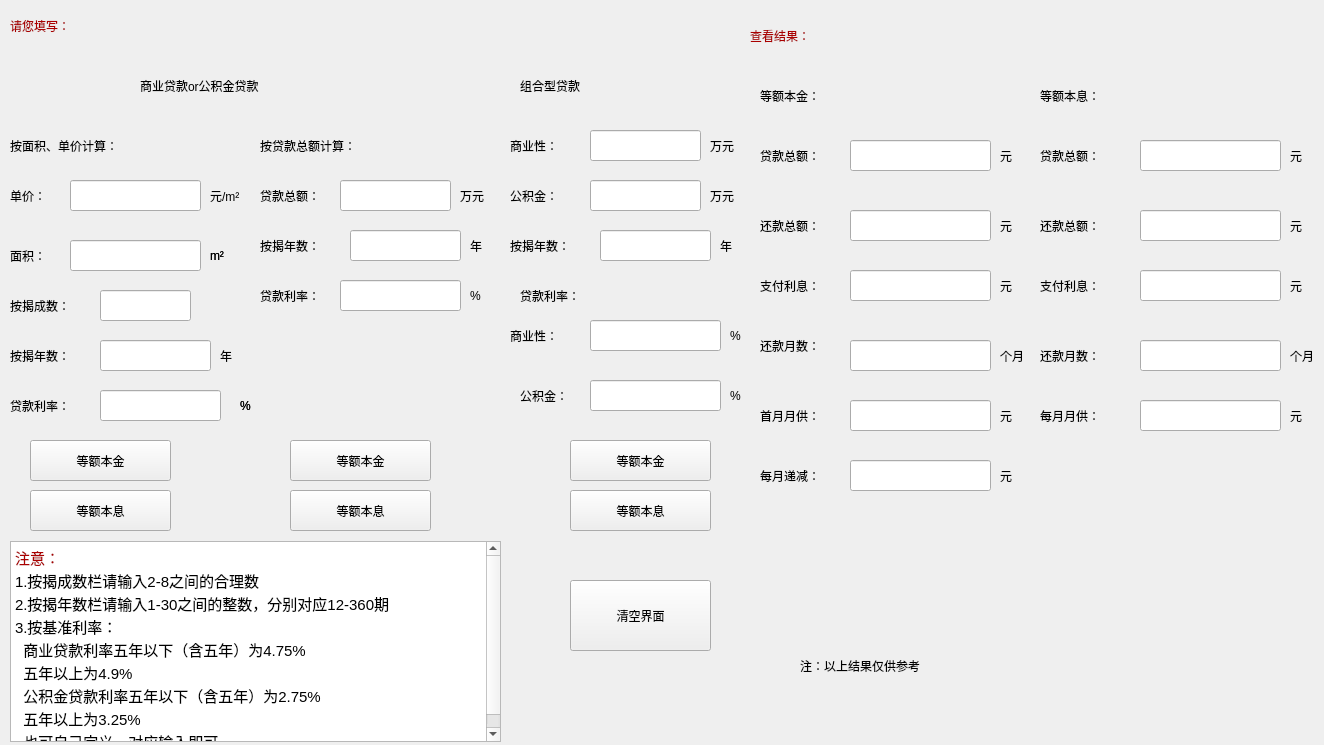
<?xml version="1.0" encoding="UTF-8"?>
<ui version="4.0">
 <class>Widget</class>
 <widget class="QWidget" name="Widget">
  <property name="geometry">
   <rect>
    <x>0</x>
    <y>0</y>
    <width>1324</width>
    <height>745</height>
   </rect>
  </property>
  <property name="windowTitle">
   <string>Widget</string>
  </property>
  <widget class="QLabel" name="label_31">
   <property name="geometry">
    <rect>
     <x>1040</x>
     <y>260</y>
     <width>121</width>
     <height>51</height>
    </rect>
   </property>
   <property name="styleSheet">
    <string notr="true">font: 12pt &quot;Agency FB&quot;;</string>
   </property>
   <property name="text">
    <string>支付利息：</string>
   </property>
  </widget>
  <widget class="QLineEdit" name="lineEdit_gongjijin">
   <property name="geometry">
    <rect>
     <x>590</x>
     <y>180</y>
     <width>111</width>
     <height>31</height>
    </rect>
   </property>
  </widget>
  <widget class="QLabel" name="label_37">
   <property name="geometry">
    <rect>
     <x>1040</x>
     <y>130</y>
     <width>121</width>
     <height>51</height>
    </rect>
   </property>
   <property name="styleSheet">
    <string notr="true">font: 12pt &quot;Agency FB&quot;;</string>
   </property>
   <property name="text">
    <string>贷款总额：</string>
   </property>
  </widget>
  <widget class="QLabel" name="label_28">
   <property name="geometry">
    <rect>
     <x>760</x>
     <y>70</y>
     <width>121</width>
     <height>51</height>
    </rect>
   </property>
   <property name="styleSheet">
    <string notr="true">font: 12pt &quot;Agency FB&quot;;
font: 14pt &quot;Agency FB&quot;;</string>
   </property>
   <property name="text">
    <string>等额本金：</string>
   </property>
  </widget>
  <widget class="QLabel" name="label_15">
   <property name="geometry">
    <rect>
     <x>460</x>
     <y>180</y>
     <width>72</width>
     <height>31</height>
    </rect>
   </property>
   <property name="styleSheet">
    <string notr="true">font: 12pt &quot;Agency FB&quot;;
font: 11pt &quot;Agency FB&quot;;</string>
   </property>
   <property name="text">
    <string>万元</string>
   </property>
  </widget>
  <widget class="QLabel" name="label_30">
   <property name="geometry">
    <rect>
     <x>1000</x>
     <y>210</y>
     <width>81</width>
     <height>31</height>
    </rect>
   </property>
   <property name="text">
    <string>元</string>
   </property>
  </widget>
  <widget class="QLabel" name="label_49">
   <property name="geometry">
    <rect>
     <x>1290</x>
     <y>210</y>
     <width>81</width>
     <height>31</height>
    </rect>
   </property>
   <property name="text">
    <string>元</string>
   </property>
  </widget>
  <widget class="QLabel" name="label_8">
   <property name="geometry">
    <rect>
     <x>10</x>
     <y>290</y>
     <width>91</width>
     <height>31</height>
    </rect>
   </property>
   <property name="styleSheet">
    <string notr="true">font: 11pt &quot;Agency FB&quot;;</string>
   </property>
   <property name="text">
    <string>按揭成数：</string>
   </property>
  </widget>
  <widget class="QLineEdit" name="lineEdit_huan2">
   <property name="geometry">
    <rect>
     <x>1140</x>
     <y>210</y>
     <width>141</width>
     <height>31</height>
    </rect>
   </property>
  </widget>
  <widget class="QLineEdit" name="lineEdit_dai">
   <property name="geometry">
    <rect>
     <x>850</x>
     <y>140</y>
     <width>141</width>
     <height>31</height>
    </rect>
   </property>
  </widget>
  <widget class="QLineEdit" name="lineEdit_yuehuan">
   <property name="geometry">
    <rect>
     <x>1140</x>
     <y>400</y>
     <width>141</width>
     <height>31</height>
    </rect>
   </property>
  </widget>
  <widget class="QLabel" name="label_11">
   <property name="geometry">
    <rect>
     <x>240</x>
     <y>390</y>
     <width>72</width>
     <height>31</height>
    </rect>
   </property>
   <property name="styleSheet">
    <string notr="true">font: 12pt &quot;Agency FB&quot;;
font: 11pt &quot;Agency FB&quot;;</string>
   </property>
   <property name="text">
    <string>%</string>
   </property>
  </widget>
  <widget class="QLineEdit" name="lineEdit_zonge">
   <property name="geometry">
    <rect>
     <x>340</x>
     <y>180</y>
     <width>111</width>
     <height>31</height>
    </rect>
   </property>
  </widget>
  <widget class="QLineEdit" name="lineEdit_yue">
   <property name="geometry">
    <rect>
     <x>850</x>
     <y>340</y>
     <width>141</width>
     <height>31</height>
    </rect>
   </property>
  </widget>
  <widget class="QLabel" name="label_16">
   <property name="geometry">
    <rect>
     <x>260</x>
     <y>230</y>
     <width>101</width>
     <height>31</height>
    </rect>
   </property>
   <property name="styleSheet">
    <string notr="true">font: 11pt &quot;Agency FB&quot;;</string>
   </property>
   <property name="text">
    <string>按揭年数：</string>
   </property>
  </widget>
  <widget class="QLabel" name="label_40">
   <property name="geometry">
    <rect>
     <x>760</x>
     <y>200</y>
     <width>121</width>
     <height>51</height>
    </rect>
   </property>
   <property name="styleSheet">
    <string notr="true">font: 12pt &quot;Agency FB&quot;;</string>
   </property>
   <property name="text">
    <string>还款总额：</string>
   </property>
  </widget>
  <widget class="QLineEdit" name="lineEdit_shangye_lilv">
   <property name="geometry">
    <rect>
     <x>590</x>
     <y>320</y>
     <width>131</width>
     <height>31</height>
    </rect>
   </property>
  </widget>
  <widget class="QLabel" name="label_46">
   <property name="geometry">
    <rect>
     <x>1000</x>
     <y>270</y>
     <width>81</width>
     <height>31</height>
    </rect>
   </property>
   <property name="text">
    <string>元</string>
   </property>
  </widget>
  <widget class="QLabel" name="label_24">
   <property name="geometry">
    <rect>
     <x>510</x>
     <y>230</y>
     <width>101</width>
     <height>31</height>
    </rect>
   </property>
   <property name="styleSheet">
    <string notr="true">font: 11pt &quot;Agency FB&quot;;</string>
   </property>
   <property name="text">
    <string>按揭年数：</string>
   </property>
  </widget>
  <widget class="QLabel" name="label_19">
   <property name="geometry">
    <rect>
     <x>510</x>
     <y>120</y>
     <width>101</width>
     <height>51</height>
    </rect>
   </property>
   <property name="styleSheet">
    <string notr="true">font: 11pt &quot;Agency FB&quot;;</string>
   </property>
   <property name="text">
    <string>商业性：</string>
   </property>
  </widget>
  <widget class="QLineEdit" name="lineEdit_huan">
   <property name="geometry">
    <rect>
     <x>850</x>
     <y>210</y>
     <width>141</width>
     <height>31</height>
    </rect>
   </property>
  </widget>
  <widget class="QLineEdit" name="lineEdit_lilv2">
   <property name="geometry">
    <rect>
     <x>340</x>
     <y>280</y>
     <width>121</width>
     <height>31</height>
    </rect>
   </property>
  </widget>
  <widget class="QLabel" name="label_51">
   <property name="geometry">
    <rect>
     <x>1290</x>
     <y>400</y>
     <width>81</width>
     <height>31</height>
    </rect>
   </property>
   <property name="text">
    <string>元</string>
   </property>
  </widget>
  <widget class="QLabel" name="label_9">
   <property name="geometry">
    <rect>
     <x>10</x>
     <y>340</y>
     <width>101</width>
     <height>31</height>
    </rect>
   </property>
   <property name="styleSheet">
    <string notr="true">font: 11pt &quot;Agency FB&quot;;</string>
   </property>
   <property name="text">
    <string>按揭年数：</string>
   </property>
  </widget>
  <widget class="QLineEdit" name="lineEdit_lilv1">
   <property name="geometry">
    <rect>
     <x>100</x>
     <y>390</y>
     <width>121</width>
     <height>31</height>
    </rect>
   </property>
  </widget>
  <widget class="QLabel" name="label_22">
   <property name="geometry">
    <rect>
     <x>210</x>
     <y>240</y>
     <width>72</width>
     <height>31</height>
    </rect>
   </property>
   <property name="styleSheet">
    <string notr="true">font: 12pt &quot;Agency FB&quot;;
font: 11pt &quot;Agency FB&quot;;</string>
   </property>
   <property name="text">
    <string>m²</string>
   </property>
  </widget>
  <widget class="QLineEdit" name="lineEdit_gongjijin_lilv">
   <property name="geometry">
    <rect>
     <x>590</x>
     <y>380</y>
     <width>131</width>
     <height>31</height>
    </rect>
   </property>
  </widget>
  <widget class="QLabel" name="label_13">
   <property name="geometry">
    <rect>
     <x>260</x>
     <y>130</y>
     <width>181</width>
     <height>31</height>
    </rect>
   </property>
   <property name="styleSheet">
    <string notr="true">font: 10pt &quot;Agency FB&quot;;
font: 12pt &quot;Agency FB&quot;;</string>
   </property>
   <property name="text">
    <string>按贷款总额计算：</string>
   </property>
  </widget>
  <widget class="QLabel" name="label_26">
   <property name="geometry">
    <rect>
     <x>510</x>
     <y>310</y>
     <width>101</width>
     <height>51</height>
    </rect>
   </property>
   <property name="styleSheet">
    <string notr="true">font: 11pt &quot;Agency FB&quot;;</string>
   </property>
   <property name="text">
    <string>商业性：</string>
   </property>
  </widget>
  <widget class="QLineEdit" name="lineEdit_area">
   <property name="geometry">
    <rect>
     <x>70</x>
     <y>240</y>
     <width>131</width>
     <height>31</height>
    </rect>
   </property>
  </widget>
  <widget class="QLabel" name="label_12">
   <property name="geometry">
    <rect>
     <x>520</x>
     <y>60</y>
     <width>231</width>
     <height>51</height>
    </rect>
   </property>
   <property name="styleSheet">
    <string notr="true">font: 11pt &quot;Agency FB&quot;;
font: 12pt &quot;Agency FB&quot;;
font: 12pt &quot;Agency FB&quot;;
font: 12pt &quot;Agency FB&quot;;
font: 14pt &quot;Agency FB&quot;;</string>
   </property>
   <property name="text">
    <string>组合型贷款</string>
   </property>
  </widget>
  <widget class="QLabel" name="label_35">
   <property name="geometry">
    <rect>
     <x>750</x>
     <y>20</y>
     <width>131</width>
     <height>31</height>
    </rect>
   </property>
   <property name="styleSheet">
    <string notr="true">font: 14pt &quot;Agency FB&quot;;
font: 16pt &quot;Agency FB&quot;;
color: rgb(170, 0, 0);
</string>
   </property>
   <property name="text">
    <string>查看结果：</string>
   </property>
  </widget>
  <widget class="QLabel" name="label_14">
   <property name="geometry">
    <rect>
     <x>260</x>
     <y>170</y>
     <width>101</width>
     <height>51</height>
    </rect>
   </property>
   <property name="styleSheet">
    <string notr="true">font: 11pt &quot;Agency FB&quot;;</string>
   </property>
   <property name="text">
    <string>贷款总额：</string>
   </property>
  </widget>
  <widget class="QLabel" name="label_21">
   <property name="geometry">
    <rect>
     <x>510</x>
     <y>170</y>
     <width>101</width>
     <height>51</height>
    </rect>
   </property>
   <property name="styleSheet">
    <string notr="true">font: 11pt &quot;Agency FB&quot;;</string>
   </property>
   <property name="text">
    <string>公积金：</string>
   </property>
  </widget>
  <widget class="QLineEdit" name="lineEdit_yue2">
   <property name="geometry">
    <rect>
     <x>1140</x>
     <y>340</y>
     <width>141</width>
     <height>31</height>
    </rect>
   </property>
  </widget>
  <widget class="QLabel" name="label_4">
   <property name="geometry">
    <rect>
     <x>10</x>
     <y>180</y>
     <width>61</width>
     <height>31</height>
    </rect>
   </property>
   <property name="styleSheet">
    <string notr="true">font: 11pt &quot;Agency FB&quot;;</string>
   </property>
   <property name="text">
    <string>单价：</string>
   </property>
  </widget>
  <widget class="QLabel" name="label_10">
   <property name="geometry">
    <rect>
     <x>10</x>
     <y>390</y>
     <width>101</width>
     <height>31</height>
    </rect>
   </property>
   <property name="styleSheet">
    <string notr="true">font: 11pt &quot;Agency FB&quot;;</string>
   </property>
   <property name="text">
    <string>贷款利率：</string>
   </property>
  </widget>
  <widget class="QLabel" name="label_50">
   <property name="geometry">
    <rect>
     <x>1290</x>
     <y>270</y>
     <width>81</width>
     <height>31</height>
    </rect>
   </property>
   <property name="text">
    <string>元</string>
   </property>
  </widget>
  <widget class="QLabel" name="label">
   <property name="geometry">
    <rect>
     <x>10</x>
     <y>10</y>
     <width>171</width>
     <height>31</height>
    </rect>
   </property>
   <property name="styleSheet">
    <string notr="true">font: 12pt &quot;Agency FB&quot;;
font: 16pt &quot;Agency FB&quot;;
font: 16pt &quot;Agency FB&quot;;
font: 14pt &quot;Agency FB&quot;;
color: rgb(170, 0, 0);</string>
   </property>
   <property name="text">
    <string>请您填写：</string>
   </property>
  </widget>
  <widget class="QLabel" name="label_43">
   <property name="geometry">
    <rect>
     <x>1040</x>
     <y>200</y>
     <width>121</width>
     <height>51</height>
    </rect>
   </property>
   <property name="styleSheet">
    <string notr="true">font: 12pt &quot;Agency FB&quot;;</string>
   </property>
   <property name="text">
    <string>还款总额：</string>
   </property>
  </widget>
  <widget class="QLineEdit" name="lineEdit_dai2">
   <property name="geometry">
    <rect>
     <x>1140</x>
     <y>140</y>
     <width>141</width>
     <height>31</height>
    </rect>
   </property>
  </widget>
  <widget class="QLineEdit" name="lineEdit_shangye">
   <property name="geometry">
    <rect>
     <x>590</x>
     <y>130</y>
     <width>111</width>
     <height>31</height>
    </rect>
   </property>
  </widget>
  <widget class="QLineEdit" name="lineEdit_li">
   <property name="geometry">
    <rect>
     <x>850</x>
     <y>270</y>
     <width>141</width>
     <height>31</height>
    </rect>
   </property>
  </widget>
  <widget class="QLineEdit" name="lineEdit_li2">
   <property name="geometry">
    <rect>
     <x>1140</x>
     <y>270</y>
     <width>141</width>
     <height>31</height>
    </rect>
   </property>
  </widget>
  <widget class="QLabel" name="label_5">
   <property name="geometry">
    <rect>
     <x>10</x>
     <y>240</y>
     <width>71</width>
     <height>31</height>
    </rect>
   </property>
   <property name="styleSheet">
    <string notr="true">font: 11pt &quot;Agency FB&quot;;</string>
   </property>
   <property name="text">
    <string>面积：</string>
   </property>
  </widget>
  <widget class="QLabel" name="label_34">
   <property name="geometry">
    <rect>
     <x>1040</x>
     <y>390</y>
     <width>121</width>
     <height>51</height>
    </rect>
   </property>
   <property name="styleSheet">
    <string notr="true">font: 12pt &quot;Agency FB&quot;;</string>
   </property>
   <property name="text">
    <string>每月月供：</string>
   </property>
  </widget>
  <widget class="QLabel" name="label_6">
   <property name="geometry">
    <rect>
     <x>210</x>
     <y>180</y>
     <width>72</width>
     <height>31</height>
    </rect>
   </property>
   <property name="styleSheet">
    <string notr="true">font: 12pt &quot;Agency FB&quot;;
font: 11pt &quot;Agency FB&quot;;</string>
   </property>
   <property name="text">
    <string>元/m²</string>
   </property>
  </widget>
  <widget class="QLabel" name="label_25">
   <property name="geometry">
    <rect>
     <x>520</x>
     <y>280</y>
     <width>101</width>
     <height>31</height>
    </rect>
   </property>
   <property name="styleSheet">
    <string notr="true">font: 11pt &quot;Agency FB&quot;;</string>
   </property>
   <property name="text">
    <string>贷款利率：</string>
   </property>
  </widget>
  <widget class="QLabel" name="label_38">
   <property name="geometry">
    <rect>
     <x>760</x>
     <y>320</y>
     <width>121</width>
     <height>51</height>
    </rect>
   </property>
   <property name="styleSheet">
    <string notr="true">font: 12pt &quot;Agency FB&quot;;</string>
   </property>
   <property name="text">
    <string>还款月数：</string>
   </property>
  </widget>
  <widget class="QLabel" name="label_47">
   <property name="geometry">
    <rect>
     <x>1040</x>
     <y>330</y>
     <width>121</width>
     <height>51</height>
    </rect>
   </property>
   <property name="styleSheet">
    <string notr="true">font: 12pt &quot;Agency FB&quot;;</string>
   </property>
   <property name="text">
    <string>还款月数：</string>
   </property>
  </widget>
  <widget class="QLabel" name="label_18">
   <property name="geometry">
    <rect>
     <x>470</x>
     <y>280</y>
     <width>72</width>
     <height>31</height>
    </rect>
   </property>
   <property name="styleSheet">
    <string notr="true">font: 12pt &quot;Agency FB&quot;;
font: 11pt &quot;Agency FB&quot;;</string>
   </property>
   <property name="text">
    <string>%</string>
   </property>
  </widget>
  <widget class="QLabel" name="label_3">
   <property name="geometry">
    <rect>
     <x>10</x>
     <y>130</y>
     <width>181</width>
     <height>31</height>
    </rect>
   </property>
   <property name="styleSheet">
    <string notr="true">font: 10pt &quot;Agency FB&quot;;
font: 12pt &quot;Agency FB&quot;;</string>
   </property>
   <property name="text">
    <string>按面积、单价计算：</string>
   </property>
  </widget>
  <widget class="QLabel" name="label_20">
   <property name="geometry">
    <rect>
     <x>520</x>
     <y>370</y>
     <width>101</width>
     <height>51</height>
    </rect>
   </property>
   <property name="styleSheet">
    <string notr="true">font: 11pt &quot;Agency FB&quot;;</string>
   </property>
   <property name="text">
    <string>公积金：</string>
   </property>
  </widget>
  <widget class="QLabel" name="label_2">
   <property name="geometry">
    <rect>
     <x>140</x>
     <y>60</y>
     <width>231</width>
     <height>51</height>
    </rect>
   </property>
   <property name="styleSheet">
    <string notr="true">font: 11pt &quot;Agency FB&quot;;
font: 12pt &quot;Agency FB&quot;;
font: 12pt &quot;Agency FB&quot;;
font: 12pt &quot;Agency FB&quot;;
font: 14pt &quot;Agency FB&quot;;</string>
   </property>
   <property name="text">
    <string>商业贷款or公积金贷款</string>
   </property>
  </widget>
  <widget class="QLabel" name="label_32">
   <property name="geometry">
    <rect>
     <x>1000</x>
     <y>140</y>
     <width>81</width>
     <height>31</height>
    </rect>
   </property>
   <property name="text">
    <string>元</string>
   </property>
  </widget>
  <widget class="QLabel" name="label_7">
   <property name="geometry">
    <rect>
     <x>210</x>
     <y>240</y>
     <width>72</width>
     <height>31</height>
    </rect>
   </property>
   <property name="styleSheet">
    <string notr="true">font: 12pt &quot;Agency FB&quot;;
font: 11pt &quot;Agency FB&quot;;</string>
   </property>
   <property name="text">
    <string>m²</string>
   </property>
  </widget>
  <widget class="QLabel" name="label_33">
   <property name="geometry">
    <rect>
     <x>1040</x>
     <y>70</y>
     <width>121</width>
     <height>51</height>
    </rect>
   </property>
   <property name="styleSheet">
    <string notr="true">font: 12pt &quot;Agency FB&quot;;
font: 14pt &quot;Agency FB&quot;;</string>
   </property>
   <property name="text">
    <string>等额本息：</string>
   </property>
  </widget>
  <widget class="QLabel" name="label_39">
   <property name="geometry">
    <rect>
     <x>760</x>
     <y>260</y>
     <width>121</width>
     <height>51</height>
    </rect>
   </property>
   <property name="styleSheet">
    <string notr="true">font: 12pt &quot;Agency FB&quot;;</string>
   </property>
   <property name="text">
    <string>支付利息：</string>
   </property>
  </widget>
  <widget class="QLineEdit" name="lineEdit_danjia">
   <property name="geometry">
    <rect>
     <x>70</x>
     <y>180</y>
     <width>131</width>
     <height>31</height>
    </rect>
   </property>
  </widget>
  <widget class="QLabel" name="label_48">
   <property name="geometry">
    <rect>
     <x>1290</x>
     <y>140</y>
     <width>81</width>
     <height>31</height>
    </rect>
   </property>
   <property name="text">
    <string>元</string>
   </property>
  </widget>
  <widget class="QLabel" name="label_17">
   <property name="geometry">
    <rect>
     <x>260</x>
     <y>280</y>
     <width>101</width>
     <height>31</height>
    </rect>
   </property>
   <property name="styleSheet">
    <string notr="true">font: 11pt &quot;Agency FB&quot;;</string>
   </property>
   <property name="text">
    <string>贷款利率：</string>
   </property>
  </widget>
  <widget class="QLabel" name="label_29">
   <property name="geometry">
    <rect>
     <x>760</x>
     <y>130</y>
     <width>121</width>
     <height>51</height>
    </rect>
   </property>
   <property name="styleSheet">
    <string notr="true">font: 12pt &quot;Agency FB&quot;;</string>
   </property>
   <property name="text">
    <string>贷款总额：</string>
   </property>
  </widget>
  <widget class="QPushButton" name="Button_qingkong">
   <property name="geometry">
    <rect>
     <x>570</x>
     <y>580</y>
     <width>141</width>
     <height>71</height>
    </rect>
   </property>
   <property name="styleSheet">
    <string notr="true"/>
   </property>
   <property name="text">
    <string>清空界面</string>
   </property>
  </widget>
  <widget class="QPushButton" name="Button_DJ_1">
   <property name="geometry">
    <rect>
     <x>30</x>
     <y>440</y>
     <width>141</width>
     <height>41</height>
    </rect>
   </property>
   <property name="text">
    <string>等额本金</string>
   </property>
  </widget>
  <widget class="QPushButton" name="Button_DX_1">
   <property name="geometry">
    <rect>
     <x>30</x>
     <y>490</y>
     <width>141</width>
     <height>41</height>
    </rect>
   </property>
   <property name="text">
    <string>等额本息</string>
   </property>
  </widget>
  <widget class="QPushButton" name="Button_DJ_2">
   <property name="geometry">
    <rect>
     <x>290</x>
     <y>440</y>
     <width>141</width>
     <height>41</height>
    </rect>
   </property>
   <property name="text">
    <string>等额本金</string>
   </property>
  </widget>
  <widget class="QPushButton" name="Button_DX_2">
   <property name="geometry">
    <rect>
     <x>290</x>
     <y>490</y>
     <width>141</width>
     <height>41</height>
    </rect>
   </property>
   <property name="text">
    <string>等额本息</string>
   </property>
  </widget>
  <widget class="QPushButton" name="Button_DJ_3">
   <property name="geometry">
    <rect>
     <x>570</x>
     <y>440</y>
     <width>141</width>
     <height>41</height>
    </rect>
   </property>
   <property name="text">
    <string>等额本金</string>
   </property>
  </widget>
  <widget class="QPushButton" name="Button_DX_3">
   <property name="geometry">
    <rect>
     <x>570</x>
     <y>490</y>
     <width>141</width>
     <height>41</height>
    </rect>
   </property>
   <property name="text">
    <string>等额本息</string>
   </property>
  </widget>
  <widget class="QLineEdit" name="lineEdit_chengshu">
   <property name="geometry">
    <rect>
     <x>100</x>
     <y>290</y>
     <width>91</width>
     <height>31</height>
    </rect>
   </property>
  </widget>
  <widget class="QLineEdit" name="lineEdit_year2">
   <property name="geometry">
    <rect>
     <x>350</x>
     <y>230</y>
     <width>111</width>
     <height>31</height>
    </rect>
   </property>
  </widget>
  <widget class="QLabel" name="label_23">
   <property name="geometry">
    <rect>
     <x>470</x>
     <y>230</y>
     <width>72</width>
     <height>31</height>
    </rect>
   </property>
   <property name="styleSheet">
    <string notr="true">font: 12pt &quot;Agency FB&quot;;
font: 11pt &quot;Agency FB&quot;;</string>
   </property>
   <property name="text">
    <string>年</string>
   </property>
  </widget>
  <widget class="QLabel" name="label_27">
   <property name="geometry">
    <rect>
     <x>220</x>
     <y>340</y>
     <width>72</width>
     <height>31</height>
    </rect>
   </property>
   <property name="styleSheet">
    <string notr="true">font: 12pt &quot;Agency FB&quot;;
font: 11pt &quot;Agency FB&quot;;</string>
   </property>
   <property name="text">
    <string>年</string>
   </property>
  </widget>
  <widget class="QLineEdit" name="lineEdit_year1">
   <property name="geometry">
    <rect>
     <x>100</x>
     <y>340</y>
     <width>111</width>
     <height>31</height>
    </rect>
   </property>
  </widget>
  <widget class="QLineEdit" name="lineEdit_year3">
   <property name="geometry">
    <rect>
     <x>600</x>
     <y>230</y>
     <width>111</width>
     <height>31</height>
    </rect>
   </property>
  </widget>
  <widget class="QLabel" name="label_36">
   <property name="geometry">
    <rect>
     <x>720</x>
     <y>230</y>
     <width>72</width>
     <height>31</height>
    </rect>
   </property>
   <property name="styleSheet">
    <string notr="true">font: 12pt &quot;Agency FB&quot;;
font: 11pt &quot;Agency FB&quot;;</string>
   </property>
   <property name="text">
    <string>年</string>
   </property>
  </widget>
  <widget class="QTextBrowser" name="textBrowser">
   <property name="geometry">
    <rect>
     <x>10</x>
     <y>541</y>
     <width>491</width>
     <height>201</height>
    </rect>
   </property>
   <property name="html">
    <string>&lt;!DOCTYPE HTML PUBLIC &quot;-//W3C//DTD HTML 4.0//EN&quot; &quot;http://www.w3.org/TR/REC-html40/strict.dtd&quot;&gt;
&lt;html&gt;&lt;head&gt;&lt;meta name=&quot;qrichtext&quot; content=&quot;1&quot; /&gt;&lt;style type=&quot;text/css&quot;&gt;
p, li { white-space: pre-wrap; }
&lt;/style&gt;&lt;/head&gt;&lt;body style=&quot; font-family:'SimSun'; font-size:9pt; font-weight:400; font-style:normal;&quot;&gt;
&lt;p style=&quot; margin-top:0px; margin-bottom:0px; margin-left:0px; margin-right:0px; -qt-block-indent:0; text-indent:0px;&quot;&gt;&lt;span style=&quot; font-size:11pt; color:#aa0000;&quot;&gt;注意：&lt;/span&gt;&lt;/p&gt;
&lt;p style=&quot; margin-top:0px; margin-bottom:0px; margin-left:0px; margin-right:0px; -qt-block-indent:0; text-indent:0px;&quot;&gt;&lt;span style=&quot; font-size:11pt; color:#000000;&quot;&gt;1.按揭成数栏请输入2-8之间的合理数&lt;/span&gt;&lt;/p&gt;
&lt;p style=&quot; margin-top:0px; margin-bottom:0px; margin-left:0px; margin-right:0px; -qt-block-indent:0; text-indent:0px;&quot;&gt;&lt;span style=&quot; font-size:11pt; color:#000000;&quot;&gt;2.按揭年数栏请输入1-30之间的整数，分别对应12-360期 &lt;/span&gt;&lt;/p&gt;
&lt;p style=&quot; margin-top:0px; margin-bottom:0px; margin-left:0px; margin-right:0px; -qt-block-indent:0; text-indent:0px;&quot;&gt;&lt;span style=&quot; font-size:11pt; color:#000000;&quot;&gt;3.按基准利率：&lt;/span&gt;&lt;/p&gt;
&lt;p style=&quot; margin-top:0px; margin-bottom:0px; margin-left:0px; margin-right:0px; -qt-block-indent:0; text-indent:0px;&quot;&gt;&lt;span style=&quot; font-size:11pt; color:#000000;&quot;&gt;  商业贷款利率五年以下（含五年）为4.75%&lt;/span&gt;&lt;/p&gt;
&lt;p style=&quot; margin-top:0px; margin-bottom:0px; margin-left:0px; margin-right:0px; -qt-block-indent:0; text-indent:0px;&quot;&gt;&lt;span style=&quot; font-size:11pt; color:#000000;&quot;&gt;  五年以上为4.9%&lt;/span&gt;&lt;/p&gt;
&lt;p style=&quot; margin-top:0px; margin-bottom:0px; margin-left:0px; margin-right:0px; -qt-block-indent:0; text-indent:0px;&quot;&gt;&lt;span style=&quot; font-size:11pt; color:#000000;&quot;&gt;  公积金贷款利率五年以下（含五年）为2.75%&lt;/span&gt;&lt;/p&gt;
&lt;p style=&quot; margin-top:0px; margin-bottom:0px; margin-left:0px; margin-right:0px; -qt-block-indent:0; text-indent:0px;&quot;&gt;&lt;span style=&quot; font-size:11pt; color:#000000;&quot;&gt;  五年以上为3.25%&lt;/span&gt;&lt;/p&gt;
&lt;p style=&quot; margin-top:0px; margin-bottom:0px; margin-left:0px; margin-right:0px; -qt-block-indent:0; text-indent:0px;&quot;&gt;&lt;span style=&quot; font-size:11pt; color:#000000;&quot;&gt;  也可自己定义，对应输入即可&lt;/span&gt;&lt;/p&gt;&lt;/body&gt;&lt;/html&gt;</string>
   </property>
  </widget>
  <widget class="QLabel" name="label_41">
   <property name="geometry">
    <rect>
     <x>240</x>
     <y>390</y>
     <width>72</width>
     <height>31</height>
    </rect>
   </property>
   <property name="styleSheet">
    <string notr="true">font: 12pt &quot;Agency FB&quot;;
font: 11pt &quot;Agency FB&quot;;</string>
   </property>
   <property name="text">
    <string>%</string>
   </property>
  </widget>
  <widget class="QLabel" name="label_42">
   <property name="geometry">
    <rect>
     <x>730</x>
     <y>320</y>
     <width>72</width>
     <height>31</height>
    </rect>
   </property>
   <property name="styleSheet">
    <string notr="true">font: 12pt &quot;Agency FB&quot;;
font: 11pt &quot;Agency FB&quot;;</string>
   </property>
   <property name="text">
    <string>%</string>
   </property>
  </widget>
  <widget class="QLabel" name="label_45">
   <property name="geometry">
    <rect>
     <x>730</x>
     <y>380</y>
     <width>72</width>
     <height>31</height>
    </rect>
   </property>
   <property name="styleSheet">
    <string notr="true">font: 12pt &quot;Agency FB&quot;;
font: 11pt &quot;Agency FB&quot;;</string>
   </property>
   <property name="text">
    <string>%</string>
   </property>
  </widget>
  <widget class="QLabel" name="label_52">
   <property name="geometry">
    <rect>
     <x>710</x>
     <y>130</y>
     <width>72</width>
     <height>31</height>
    </rect>
   </property>
   <property name="styleSheet">
    <string notr="true">font: 12pt &quot;Agency FB&quot;;
font: 11pt &quot;Agency FB&quot;;</string>
   </property>
   <property name="text">
    <string>万元</string>
   </property>
  </widget>
  <widget class="QLabel" name="label_53">
   <property name="geometry">
    <rect>
     <x>710</x>
     <y>180</y>
     <width>72</width>
     <height>31</height>
    </rect>
   </property>
   <property name="styleSheet">
    <string notr="true">font: 12pt &quot;Agency FB&quot;;
font: 11pt &quot;Agency FB&quot;;</string>
   </property>
   <property name="text">
    <string>万元</string>
   </property>
  </widget>
  <widget class="QLabel" name="label_54">
   <property name="geometry">
    <rect>
     <x>800</x>
     <y>630</y>
     <width>251</width>
     <height>71</height>
    </rect>
   </property>
   <property name="styleSheet">
    <string notr="true">font: 12pt &quot;Agency FB&quot;;</string>
   </property>
   <property name="text">
    <string>注：以上结果仅供参考</string>
   </property>
  </widget>
  <widget class="QLabel" name="label_44">
   <property name="geometry">
    <rect>
     <x>760</x>
     <y>390</y>
     <width>121</width>
     <height>51</height>
    </rect>
   </property>
   <property name="styleSheet">
    <string notr="true">font: 12pt &quot;Agency FB&quot;;</string>
   </property>
   <property name="text">
    <string>首月月供：</string>
   </property>
  </widget>
  <widget class="QLineEdit" name="lineEdit_shouyue">
   <property name="geometry">
    <rect>
     <x>850</x>
     <y>400</y>
     <width>141</width>
     <height>31</height>
    </rect>
   </property>
  </widget>
  <widget class="QLabel" name="label_55">
   <property name="geometry">
    <rect>
     <x>1000</x>
     <y>340</y>
     <width>81</width>
     <height>31</height>
    </rect>
   </property>
   <property name="text">
    <string>个月</string>
   </property>
  </widget>
  <widget class="QLabel" name="label_56">
   <property name="geometry">
    <rect>
     <x>1000</x>
     <y>400</y>
     <width>81</width>
     <height>31</height>
    </rect>
   </property>
   <property name="text">
    <string>元</string>
   </property>
  </widget>
  <widget class="QLabel" name="label_57">
   <property name="geometry">
    <rect>
     <x>1290</x>
     <y>340</y>
     <width>81</width>
     <height>31</height>
    </rect>
   </property>
   <property name="text">
    <string>个月</string>
   </property>
  </widget>
  <widget class="QLabel" name="label_58">
   <property name="geometry">
    <rect>
     <x>760</x>
     <y>450</y>
     <width>121</width>
     <height>51</height>
    </rect>
   </property>
   <property name="styleSheet">
    <string notr="true">font: 12pt &quot;Agency FB&quot;;</string>
   </property>
   <property name="text">
    <string>每月递减：</string>
   </property>
  </widget>
  <widget class="QLineEdit" name="lineEdit_dijian">
   <property name="geometry">
    <rect>
     <x>850</x>
     <y>460</y>
     <width>141</width>
     <height>31</height>
    </rect>
   </property>
  </widget>
  <widget class="QLabel" name="label_59">
   <property name="geometry">
    <rect>
     <x>1000</x>
     <y>460</y>
     <width>81</width>
     <height>31</height>
    </rect>
   </property>
   <property name="text">
    <string>元</string>
   </property>
  </widget>
  <widget class="QWidget" name="verticalLayoutWidget">
   <property name="geometry">
    <rect>
     <x>750</x>
     <y>120</y>
     <width>551</width>
     <height>71</height>
    </rect>
   </property>
   <layout class="QVBoxLayout" name="verticalLayout"/>
  </widget>
  <widget class="QWidget" name="verticalLayoutWidget_2">
   <property name="geometry">
    <rect>
     <x>750</x>
     <y>190</y>
     <width>571</width>
     <height>71</height>
    </rect>
   </property>
   <layout class="QVBoxLayout" name="verticalLayout_2"/>
  </widget>
  <widget class="QWidget" name="verticalLayoutWidget_3">
   <property name="geometry">
    <rect>
     <x>750</x>
     <y>260</y>
     <width>571</width>
     <height>61</height>
    </rect>
   </property>
   <layout class="QVBoxLayout" name="verticalLayout_3"/>
  </widget>
  <widget class="QWidget" name="verticalLayoutWidget_5">
   <property name="geometry">
    <rect>
     <x>760</x>
     <y>380</y>
     <width>561</width>
     <height>61</height>
    </rect>
   </property>
   <layout class="QVBoxLayout" name="verticalLayout_5">
    <item>
     <layout class="QHBoxLayout" name="horizontalLayout"/>
    </item>
   </layout>
  </widget>
  <widget class="QWidget" name="horizontalLayoutWidget_2">
   <property name="geometry">
    <rect>
     <x>1039</x>
     <y>119</y>
     <width>281</width>
     <height>391</height>
    </rect>
   </property>
   <layout class="QHBoxLayout" name="horizontalLayout_2"/>
  </widget>
  <widget class="QWidget" name="verticalLayoutWidget_6">
   <property name="geometry">
    <rect>
     <x>740</x>
     <y>70</y>
     <width>551</width>
     <height>41</height>
    </rect>
   </property>
   <layout class="QVBoxLayout" name="verticalLayout_6"/>
  </widget>
  <widget class="QWidget" name="verticalLayoutWidget_7">
   <property name="geometry">
    <rect>
     <x>100</x>
     <y>50</y>
     <width>551</width>
     <height>61</height>
    </rect>
   </property>
   <layout class="QVBoxLayout" name="verticalLayout_7"/>
  </widget>
  <widget class="QWidget" name="verticalLayoutWidget_4">
   <property name="geometry">
    <rect>
     <x>760</x>
     <y>320</y>
     <width>557</width>
     <height>57</height>
    </rect>
   </property>
   <layout class="QVBoxLayout" name="verticalLayout_4"/>
  </widget>
 </widget>
 <layoutdefault spacing="6" margin="11"/>
 <resources/>
 <connections/>
</ui>
